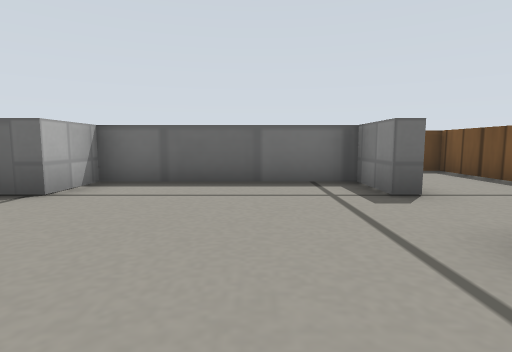
view 1 (above)

20 first-person views from a walk through a world built for the Gazebo simulator. The camera is 0.17 m above the floor, tilts 6° down and sees 80° across. The floor is counted in squares, 0.25 m on a side. Each view is taken from the middle of a square. On the plan, view 1 faces up. The plan holds only what a view shows up to about 10 squares ahead; the rest is blank. Simple patterns stand in for the simulator's built-in surfaces.

view 2
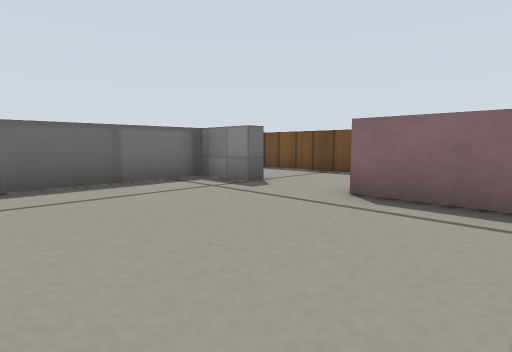

view 3
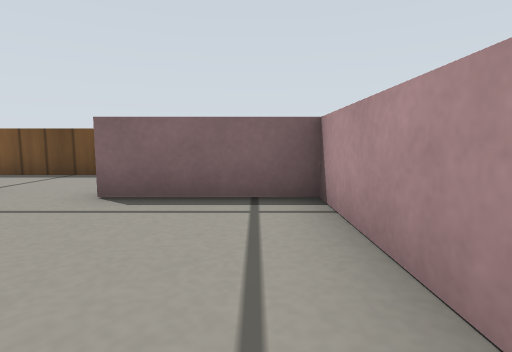

view 4
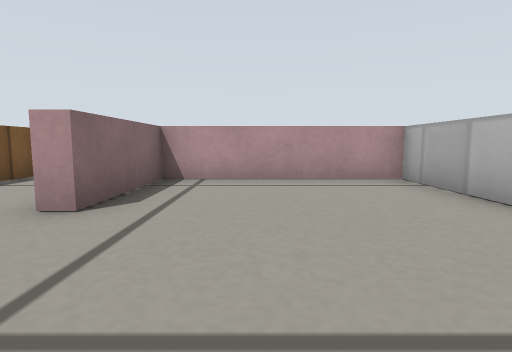

view 5
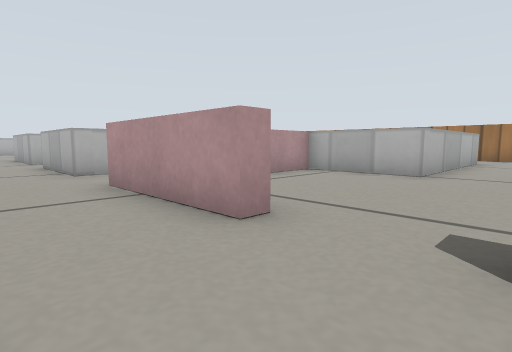

view 6
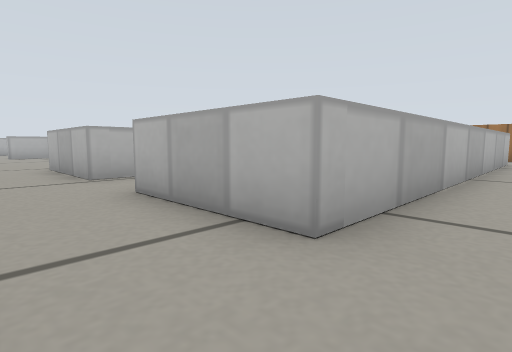

view 7
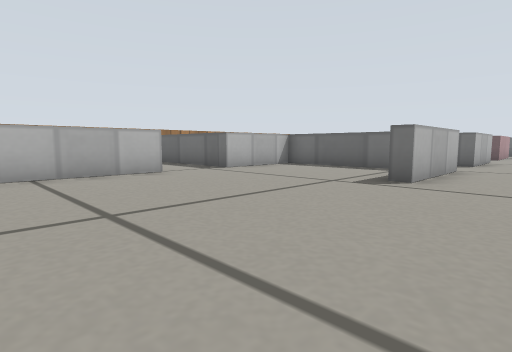

view 8
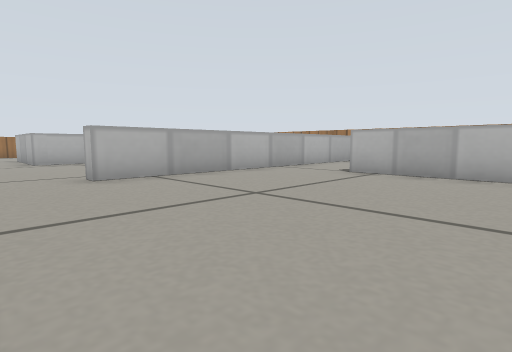

view 9
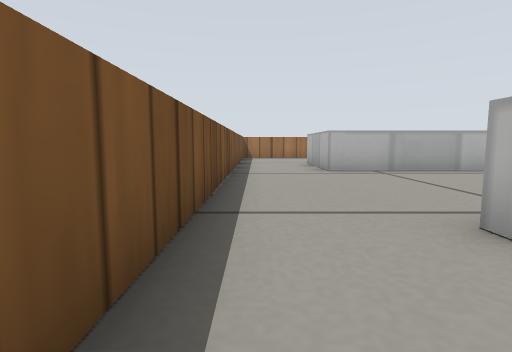

view 10
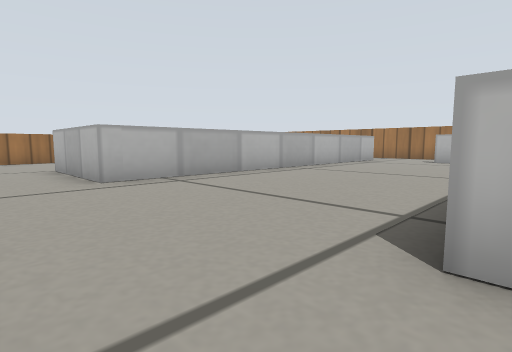

view 11
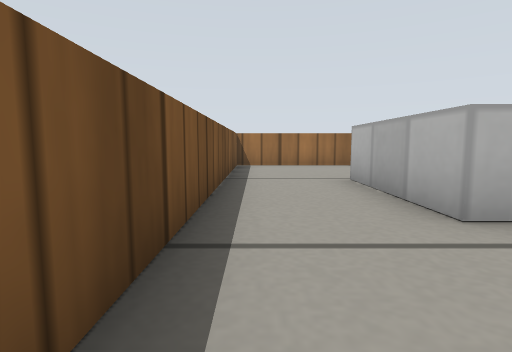

view 12
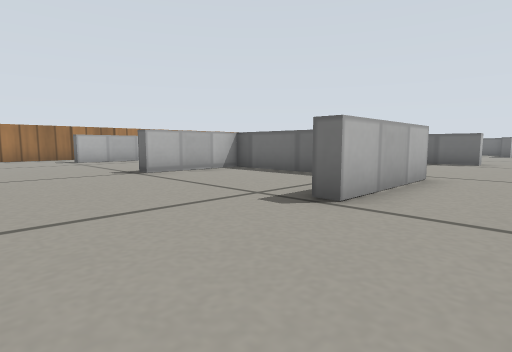

view 13
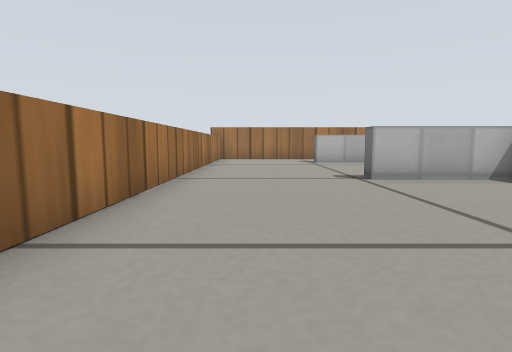

view 14
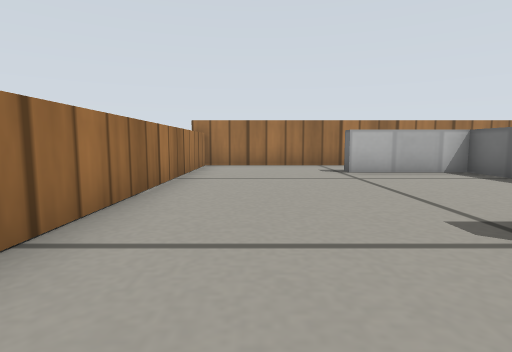

view 15
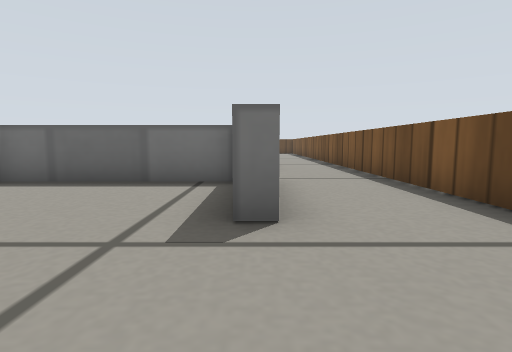

view 16
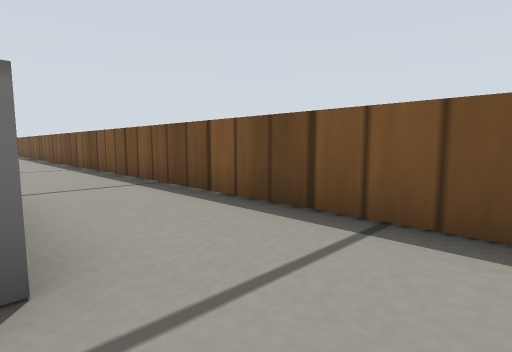

view 17
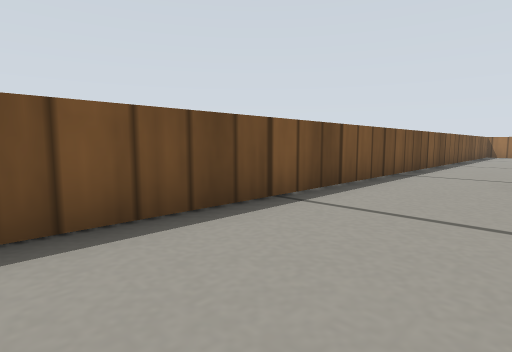

view 18
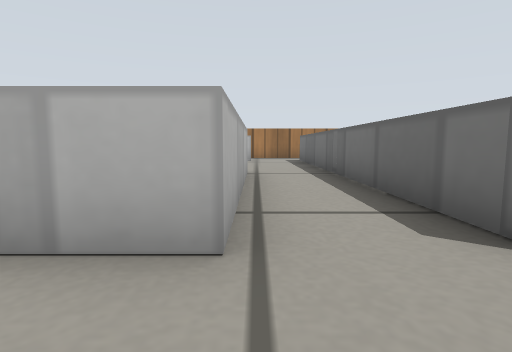

view 19
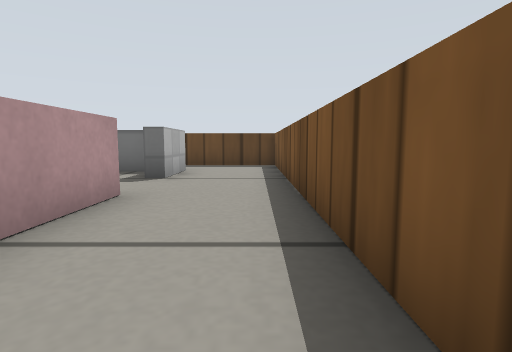

view 20
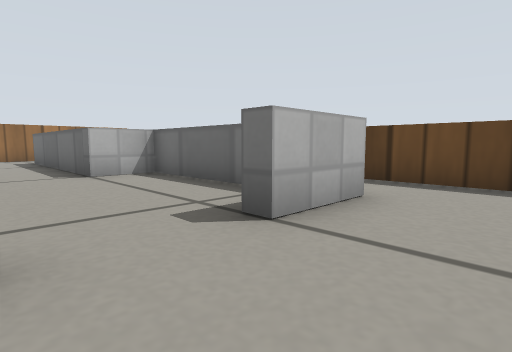

### Floor plan
Points are (right, up) in squares from view 1. A wall is a line through its corners. A room is listed if a view was taken in it or the views show most of it. See-through windows are left out.
Room 1 (views 1, 2, 3, 4)
walls: (-2.8, 2) (-2.8, -0.8) (1.8, -0.8) (1.8, 2); (1.8, 4) (1.8, 5.4) (-2.8, 5.4) (-2.8, 4)
ways out: opening at (-3, 3) to room 2; opening at (2, 2.5) to room 2
Room 2 (views 5, 6, 7, 8, 9, 10, 11, 12, 13, 15, 16, 17, 18, 19, 20)
walls: (-2.8, -13.4) (-2.8, -16.6); (-2.8, -9.5) (-2.8, -11.4) (-4.7, -11.4); (-4.2, -19) (2.2, -19) (2.2, -19.4) (1.3, -19.4); (1.6, -8.6) (-2.6, -8.6); (2.2, -8.2) (2.2, -11.4) (1.8, -11.4); (2.2, -3.2) (2.2, -6.2); (-4.7, -24.6) (2.2, -24.6) (2.2, -27.8) (1.8, -27.8); (-10.6, -22) (-10.6, -32); (-8.2, -27.8) (-8.6, -27.8); (1.8, 2) (2.2, 2) (2.2, -1.3); (-8.2, 2) (-2.8, 2); (-2.8, 4) (-8.2, 4); (1.6, -31.6) (4.6, -31.6) (4.6, 7.6) (1.2, 7.6); (2.2, 5.9) (2.2, 4) (1.8, 4); (-10.6, -31.6) (-8.6, -31.6)
ways out: opening at (-3, 3) to room 1; opening at (2, 2.5) to room 1; opening at (2, -29.5) to room 3; opening at (-8, -29.5) to room 4; opening at (2, -7); opening at (2, -2)
Room 3 (view 14)
walls: (0, -25) (-2.8, -25) (-2.8, -27.8); (-2.4, -31.6) (1.6, -31.6)
ways out: opening at (2, -29.5) to room 2; opening at (-3, -29.5) to room 4
Room 4 (no view inside)
walls: (-2.8, -27.8) (-3.2, -27.8); (-8.6, -31.6) (-2.4, -31.6); (-6.9, -25) (-8.2, -25) (-8.2, -27.8)
ways out: opening at (-8, -29.5) to room 2; opening at (-3, -29.5) to room 3

Positions as (right, up) in squares from view 1, and headings:
1: (0, 0), facing up
2: (-2, 0), facing up-right
3: (-2, 0), facing right
4: (0, 5), facing down
5: (4, 4), facing down-left
6: (4, -2), facing down-left
7: (4, -17), facing up-left
8: (4, -13), facing down-left
9: (4, -17), facing down
10: (4, -19), facing down-left
11: (4, -22), facing down
12: (4, -31), facing up-left
13: (3, -30), facing left
14: (-1, -30), facing left
15: (2, -14), facing up
16: (2, -13), facing up-right
17: (2, -13), facing down-right
18: (4, -8), facing left
19: (4, -2), facing up
20: (4, 2), facing up-left
